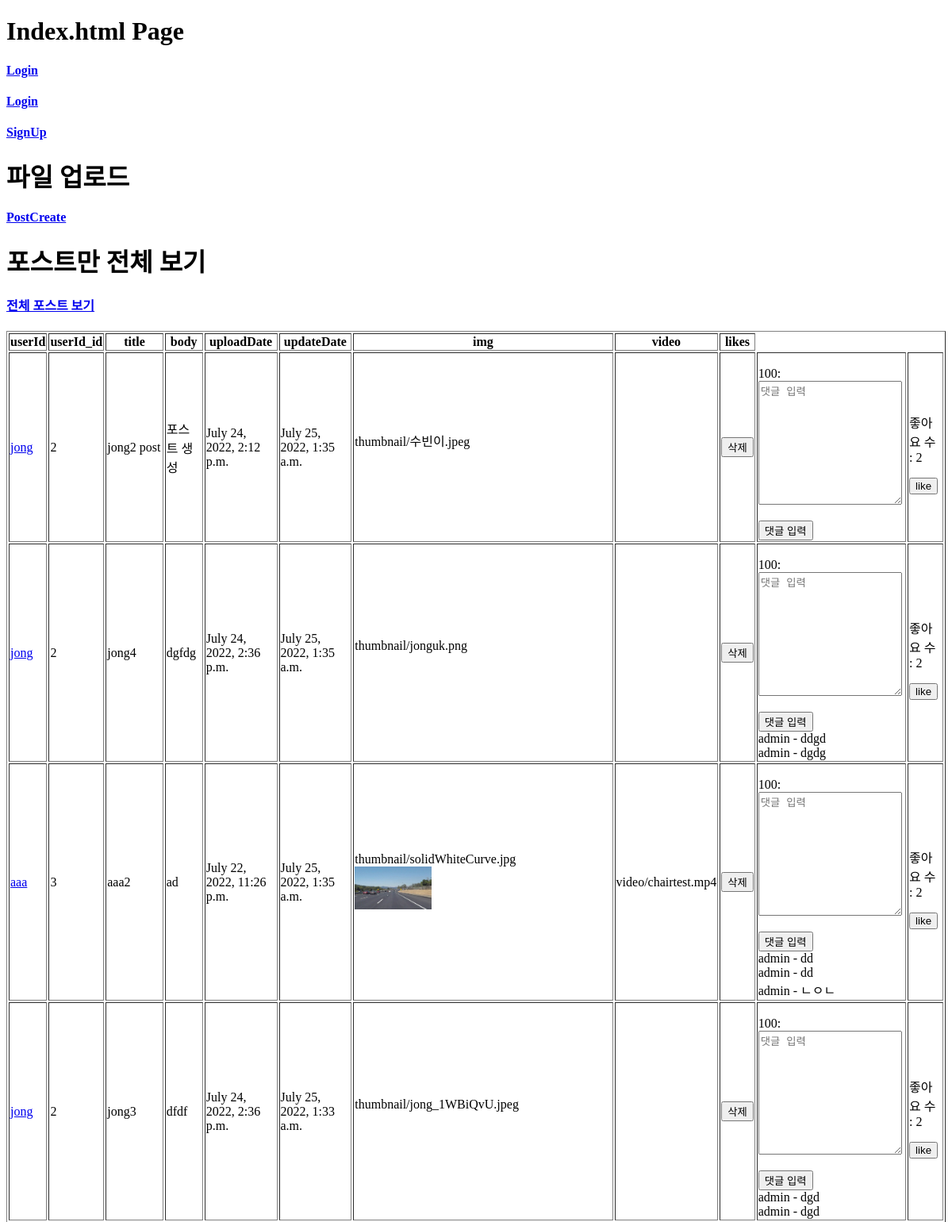
The app's page / (upper part), older data.
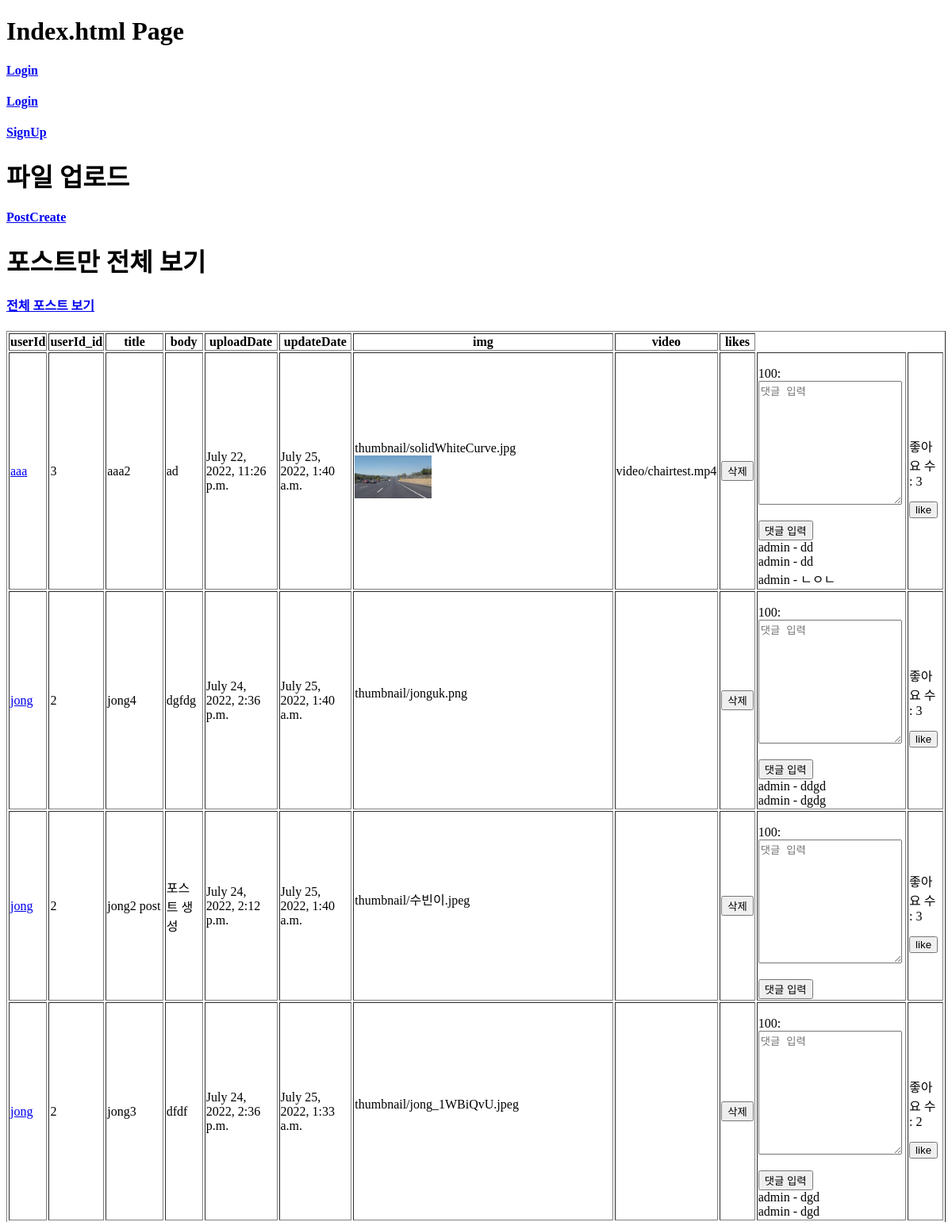
The same page, newer data.
### danceapp/models.py (models this page shows, shortened)
class Post(models.Model):
    userId = models.ForeignKey(User, on_delete=models.CASCADE) # 회원ID # User 모델의 pk를 가져옴
    title = models.CharField(max_length=200) # 제목
    body = models.TextField() # 게시물 설명
    uploadDate = models.DateTimeField(auto_now_add=True) # 처음 업로드 시간
    updateDate = models.DateTimeField(auto_now=True) # 수정 시간
    photo = models.ImageField(blank=True, null=True, upload_to='thumbnail') # 썸네일 # upload_to : static/blog_photo 로 저장해줘
    video = models.FileField(blank=True, null=True, upload_to='video') # 배포시에는 models.FilePathField()사용
    genreName = models.ForeignKey(Genre, null=True, on_delete=models.CASCADE) # 장르
    likes_user = models.ManyToManyField(User, related_name='likes', blank=True) # 좋아요 누른 사람
    likes_count = models.PositiveIntegerField(default=0) # 좋아요 개수
    test_birth = models.DateField(blank=True, null=True)

class Comment(models.Model):
    comment = models.TextField(100)
    date = models.DateTimeField(auto_now_add=True)
    post = models.ForeignKey(Post, null=True, blank=True, on_delete=models.CASCADE)
    userId = models.ForeignKey(User, on_delete=models.CASCADE)
    def __str__(self):
        return self.comment

### danceapp/views.py (the view)
# urls.py: path('', views.index, name='index'),
def index(request):
    posts = Post.objects.filter().order_by('-updateDate')
    comment_form = CommentForm()
    context = {
        'posts':posts,
        'comment_form':comment_form
    }
    return render(request, 'index.html', context)

### danceapp/forms.py
class CommentForm(forms.ModelForm):
    class Meta:
        model = Comment
        fields = ['comment']
    def __init__(self, *args, **kwargs):
        super(CommentForm, self).__init__(*args, **kwargs)
        self.fields['comment'].widget.attrs = {
            'class': 'form-control',
            'placeholder': "댓글 입력",
            'rows':10
        }

### danceapp/templates/index.html (shortened to what this page needs)
<!DOCTYPE html>
<html lang="en">
<head>
</head>
<body>
    <h1>Index.html Page</h1>
    {% if request.user.is_authenticated %}
    {{request.user}}
    <h4><a href="{% url 'logout' %}">Logout</a></h4>
    {% else %}
    <h4><a href="{% url 'login' %}">Login</a></h4>
    {% endif %}
    <h4><a href="{% url 'login' %}">Login</a></h4>
    <h4><a href="{% url 'signup' %}">SignUp</a></h4>
    <h1>파일 업로드</h1>
    <h4><a href="{% url 'postcreate' %}">PostCreate</a></h4>
    <h1>포스트만 전체 보기</h1>
    <h4><a href="{% url 'showpostall' %}">전체 포스트 보기</a></h4>
    <div>
        <table border="1">
            <tr>
                <th>userId</th>
                <th>userId_id</th>
                <th>title</th>
                <th>body</th>
                <th>uploadDate</th>
                <th>updateDate</th>
                <th>img</th>
                <th>video</th>
                <th>likes</th>
            </tr>
            {% for post in posts %}
            <tr>
                <td><a href="{% url 'post_detail' post.userId_id %}">{{ post.userId }}</a></td>
                <td>{{ post.userId_id }}</td>
                <td>{{ post.title }}</td>
                <td>{{ post.body }}</td>
                <td>{{ post.uploadDate }}</td>
                <td>{{ post.updateDate }}</td>
                <td>
                    {% if post.photo %}
                    {{ post.photo }} <br>
                    <img style="width: 30%;" src="{{ post.photo.url }}" alt="">
                    {% endif %}
                </td>
                <td>
                    {% if post.video %}
                    {{ post.video }} <br>
                    {% endif %}
                </td>
                <td>
                    <form action="{% url 'delete_post' post.id %}" method="POST">
                        <input type="submit" name="delete_post" value="삭제">
                    </form>
                </td>
                <td>
                    <form method="POST" action="{% url 'new_comment' post.id %}">
                        {{ comment_form.as_p }}
                        <input type="submit" value="댓글 입력">
                    </form>
                    {% for comment in post.comment_set.all %}
                        {{ comment.userId }} - {{ comment }}
                        <br>
                    {% endfor %}
                </td>
                <td>
                    <form action="{% url 'likes' post.id %}" method="POST">
                        <p>
                            좋아요 수 : {{ post.likes_count }}
                        </p>
                        {% if request.user in post.likes_user.all %}
                        <input type="submit" value="dislike">
                        {% else %}
                        <input type="submit" value="like">
                        {% endif %}
                    </form>
                </td>
            </tr>
            {% endfor %}
        </table>
    </div>
</body>
</html>

Row changes from the older to the newer data that the page shows:
changed Post "aaa2": updateDate "July 25, 2022, 1:35 a.m." → "July 25, 2022, 1:40 a.m."; likes_count "2" → "3"; moves up the list
changed Post "jong4": updateDate "July 25, 2022, 1:35 a.m." → "July 25, 2022, 1:40 a.m."; likes_count "2" → "3"; moves down the list
changed Post "jong2 post": updateDate "July 25, 2022, 1:35 a.m." → "July 25, 2022, 1:40 a.m."; likes_count "2" → "3"
